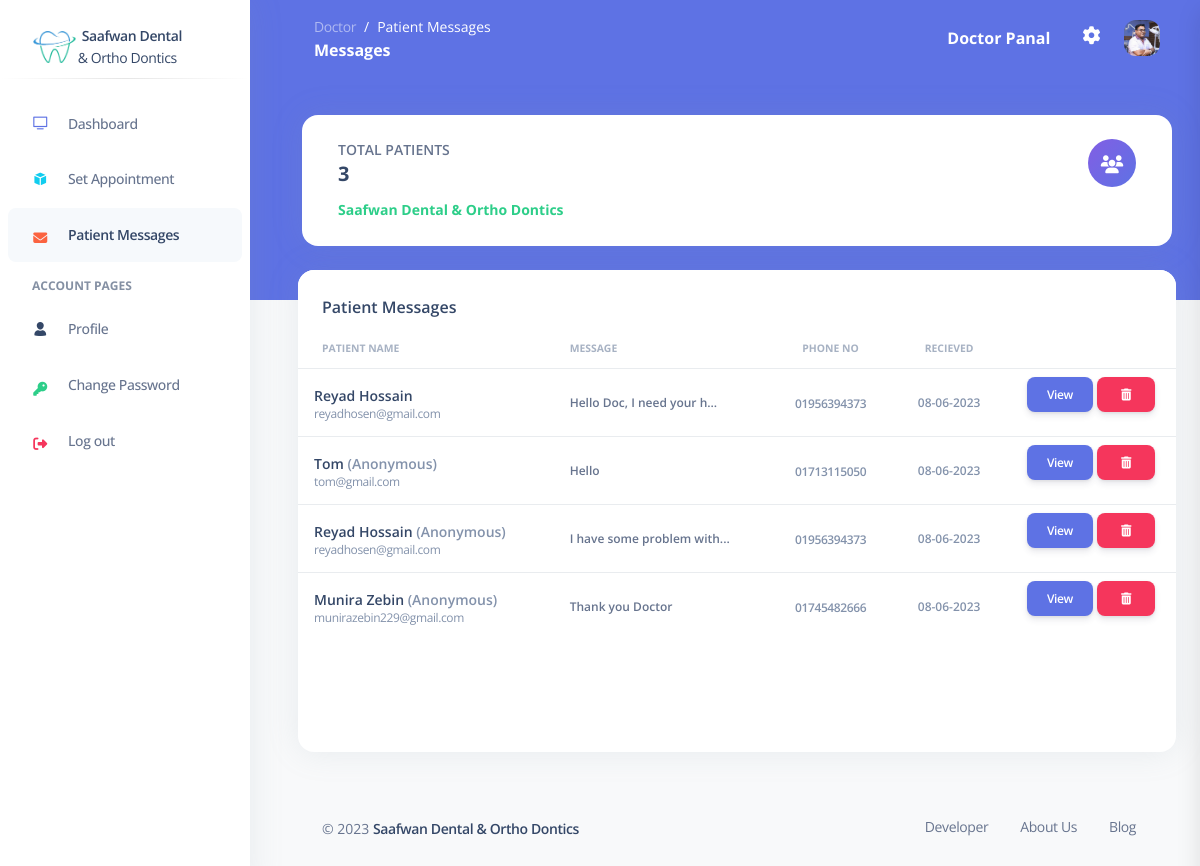
The app's page /View/doctor/messages.php (signed in), older data.
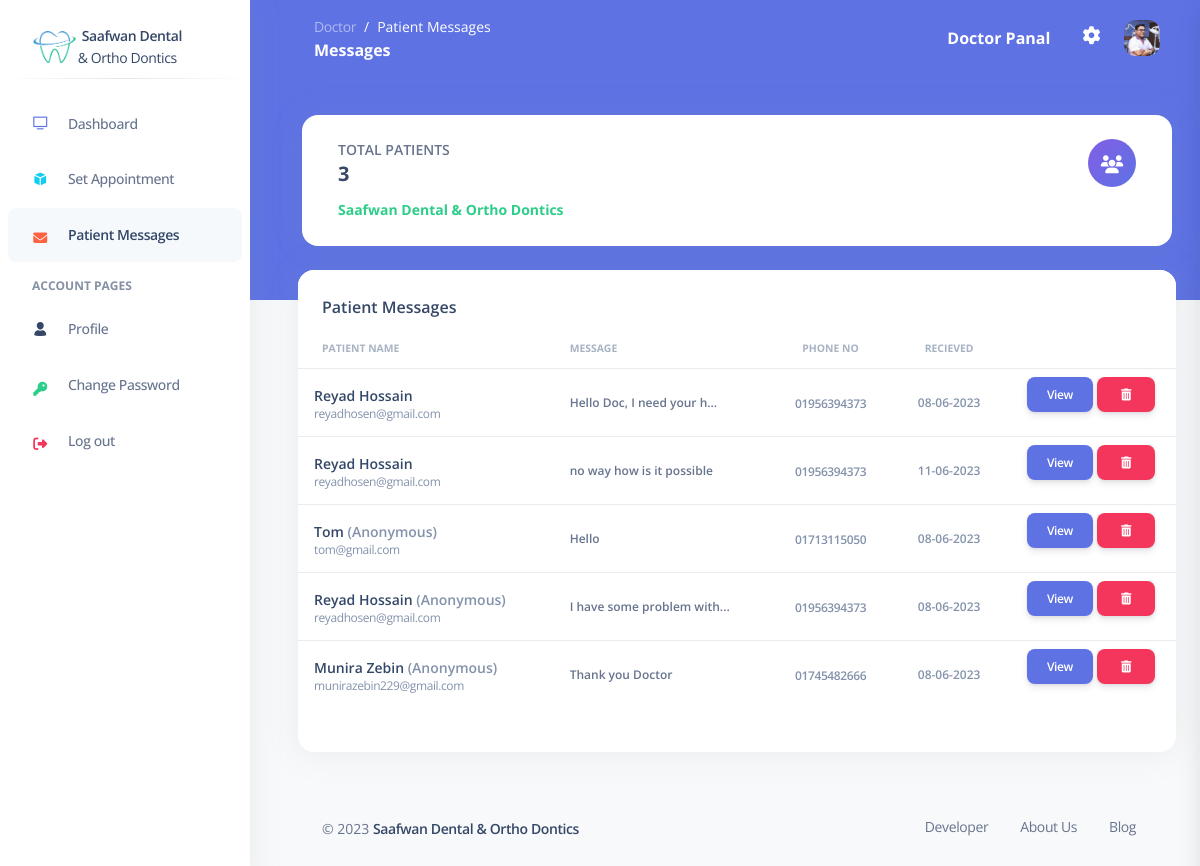
The same page, newer data.
### tables this page shows
CREATE TABLE `messages` (
  `id` int(11) NOT NULL,
  `message` varchar(250) NOT NULL,
  `created_at` date NOT NULL,
  `patient_id` int(11) DEFAULT NULL,
  `status` tinyint(1) DEFAULT NULL
);

CREATE TABLE `patients` (
  `id` int(11) NOT NULL,
  `name` varchar(50) NOT NULL,
  `phone` varchar(20) NOT NULL,
  `email` varchar(50) DEFAULT NULL,
  `password` varchar(20) NOT NULL,
  `age` int(200) DEFAULT NULL,
  `gender` varchar(10) DEFAULT NULL,
  `default_chamber` int(11) DEFAULT NULL,
  `created_at` date DEFAULT NULL,
  `status` tinyint(1) DEFAULT NULL
);

CREATE TABLE `anonymous` (
  `id` int(11) NOT NULL,
  `name` varchar(50) DEFAULT NULL,
  `email` varchar(50) DEFAULT NULL,
  `phone` varchar(20) DEFAULT NULL,
  `gender` varchar(10) DEFAULT NULL,
  `age` int(11) DEFAULT NULL,
  `message` varchar(1000) DEFAULT NULL,
  `created_at` date DEFAULT NULL,
  `status` tinyint(1) DEFAULT NULL
);

### View/components/doctorSidebar.php (called while the page is built, shortened)
<?php
$db = connect();
$patientsMsg = $db->query("SELECT patients.*, messages.* FROM messages INNER JOIN patients ON messages.patient_id = patients.id WHERE messages.status = true");
$anonymousMsg = $db->query("SELECT * FROM anonymous WHERE status = true");
?>

### View/doctor/messages.php (the view, shortened to what the changed rows need)
<?php
function message($msg)
{
    if (strlen($msg) > 25) {
        $msg = substr($msg, 0, 24) . "...";
    }
    return $msg;
}
?>
<!DOCTYPE html>
<html lang="en">
<head>
    <link href="../../assets/css/nucleo-icons.css" rel="stylesheet" />
    <link href="../../assets/css/nucleo-svg.css" rel="stylesheet" />
    <link href="../../assets/css/nucleo-svg.css" rel="stylesheet" />
    <link id="pagestyle" href="../../assets/css/argon-dashboard.css?v=2.0.4" rel="stylesheet" />
</head>
<body class="g-sidenav-show   bg-gray-100">
        <?php include("../components/doctorSidebar.php"); ?>
    <main class="main-content position-relative border-radius-lg ">
        <div class="container-fluid py-4">
            <div class="row my-4">
                <div class="col-lg-12 mb-4">
                    <div class="card mb-4 h-100">
                        <div class="card-body px-0 pt-0 pb-2" style="height: 50vh; overflow-y: scroll;">
                            <div class="table-responsive p-0">
                                <table class="table align-items-center mb-0">
                                    <thead>
                                        <tr>
                                            <th class="text-uppercase text-secondary text-xxs font-weight-bolder opacity-7">Patient Name</th>
                                            <th class="text-uppercase text-secondary text-xxs font-weight-bolder opacity-7 ps-2">Message</th>
                                            <th class="text-center text-uppercase text-secondary text-xxs font-weight-bolder opacity-7">Phone No</th>
                                            <th class="text-center text-uppercase text-secondary text-xxs font-weight-bolder opacity-7">Recieved</th>
                                            <th class="text-secondary opacity-7"></th>
                                        </tr>
                                    </thead>
                                    <tbody>
                                        <?php
                                        if ($patientsMsg->num_rows > 0) {
                                            while ($data = $patientsMsg->fetch_assoc()) {
                                                echo "
                                                <tr>
                                                    <td>
                                                        <div class='d-flex px-2 py-1'>
                                                            <div class='d-flex flex-column justify-content-center'>
                                                                <h6 class='mb-0 text-sm'>" . $data['name'] . "</h6>
                                                                <a href='mailto:" . $data['email'] . "' class='text-xs text-secondary mb-0'>" . $data['email'] . "</a>
                                                            </div>
                                                        </div>
                                                    </td>
                                                    <td class=''>
                                                        <p class='text-xs font-weight-bold mb-0'>" . message($data['message']) . "</p>
                                                    </td>
                                                    <td class='align-middle text-center text-sm'>
                                                        <a href='tel:" . $data['phone'] . "' class='text-xs text-secondary font-weight-bold mb-0'>" . $data['phone'] . "</a>
                                                    </td>
                                                    <td class='align-middle text-center'>
                                                        <span class='text-secondary text-xs font-weight-bold'><p class='text-xs font-weight-bold mb-0'>" . date('d-m-Y', strtotime($data['created_at'])) . "</p></span>
                                                    </td>
                                                    <td style='text-align: center;'>
                                                        <a href='messageView.php?patient-id=" . $data['id'] . "' class='btn btn-primary font-weight-bold text-xs'>
                                                            View
                                                        </a>
                                                        <a href='../../Controller/doctor/messageDeleteController.php?patient-id=" . $data['id'] . "' class='btn btn-danger font-weight-bold text-xs'>
                                                            <i class='fas fa-trash-alt mx-1'></i>
                                                        </a>
                                                    </td>
                                                </tr>
                                                ";
                                            }
                                        }
                                        if ($anonymousMsg->num_rows > 0) {
                                            while ($data = $anonymousMsg->fetch_assoc()) {
                                                echo "
                                                <tr>
                                                    <td>
                                                        <div class='d-flex px-2 py-1'>
                                                            <div class='d-flex flex-column justify-content-center'>
                                                                <h6 class='mb-0 text-sm'>" . $data['name'] . " <span class='text-secondary mb-0'>(Anonymous)</span></h6>
                                                                <a href='mailto:" . $data['email'] . "' class='text-xs text-secondary mb-0'>" . $data['email'] . "</a>
                                                            </div>
                                                        </div>
                                                    </td>
                                                    <td class=''>
                                                        <p class='text-xs font-weight-bold mb-0'>" . message($data['message']) . "</p>
                                                    </td>
                                                    <td class='align-middle text-center text-sm'>
                                                        <a href='tel:" . $data['phone'] . "' class='text-secondary text-xs font-weight-bold mb-0'>" . $data['phone'] . "</a>
                                                    </td>
                                                    <td class='align-middle text-center'>
                                                        <span class='text-secondary text-xs font-weight-bold'><p class='text-xs font-weight-bold mb-0'>" . date('d-m-Y', strtotime($data['created_at'])) . "</p></span>
                                                    </td>
                                                    <td style='text-align: center;'>
                                                        <a href='messageView.php?anonymous-id=" . $data['id'] . "' class='btn btn-primary font-weight-bold text-xs'>
                                                            View
                                                        </a>
                                                        <a href='../../Controller/doctor/messageDeleteController.php?anonymous-id=" . $data['id'] . "' class='btn btn-danger font-weight-bold text-xs'>
                                                            <i class='fas fa-trash-alt mx-1'></i>
                                                        </a>
                                                    </td>
                                                </tr>
                                                ";
                                            }
                                        }
                                        ?>
                                    </tbody>
                                </table>
                            </div>
                        </div>
                    </div>
                </div>
            </div>
    </main>
</body>
</html>

Row changes from the older to the newer data that the page shows:
added messages: patient.name "Reyad Hossain", patient.email "reyadhosen@gmail.com", message "no way how is it possible", patient.phone "01956394373", created_at "11-06-2023"
